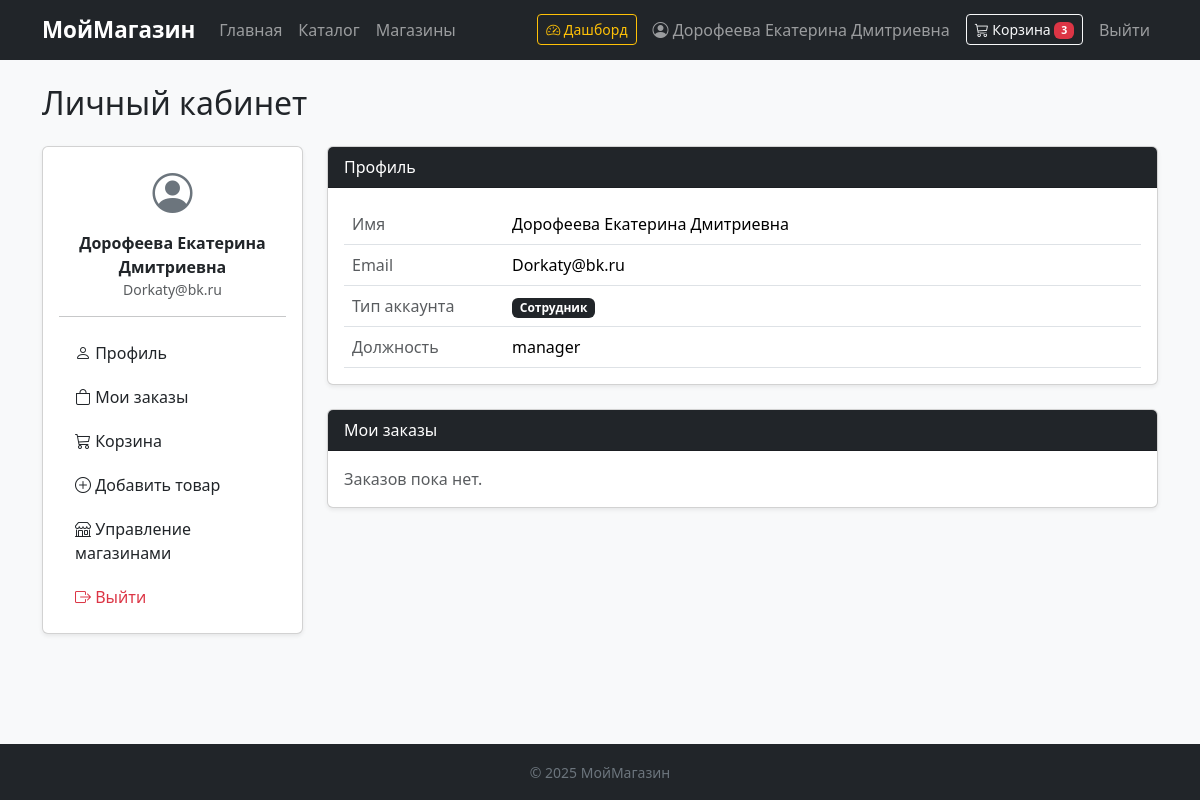
Before: /account (signed in) with the older database file.
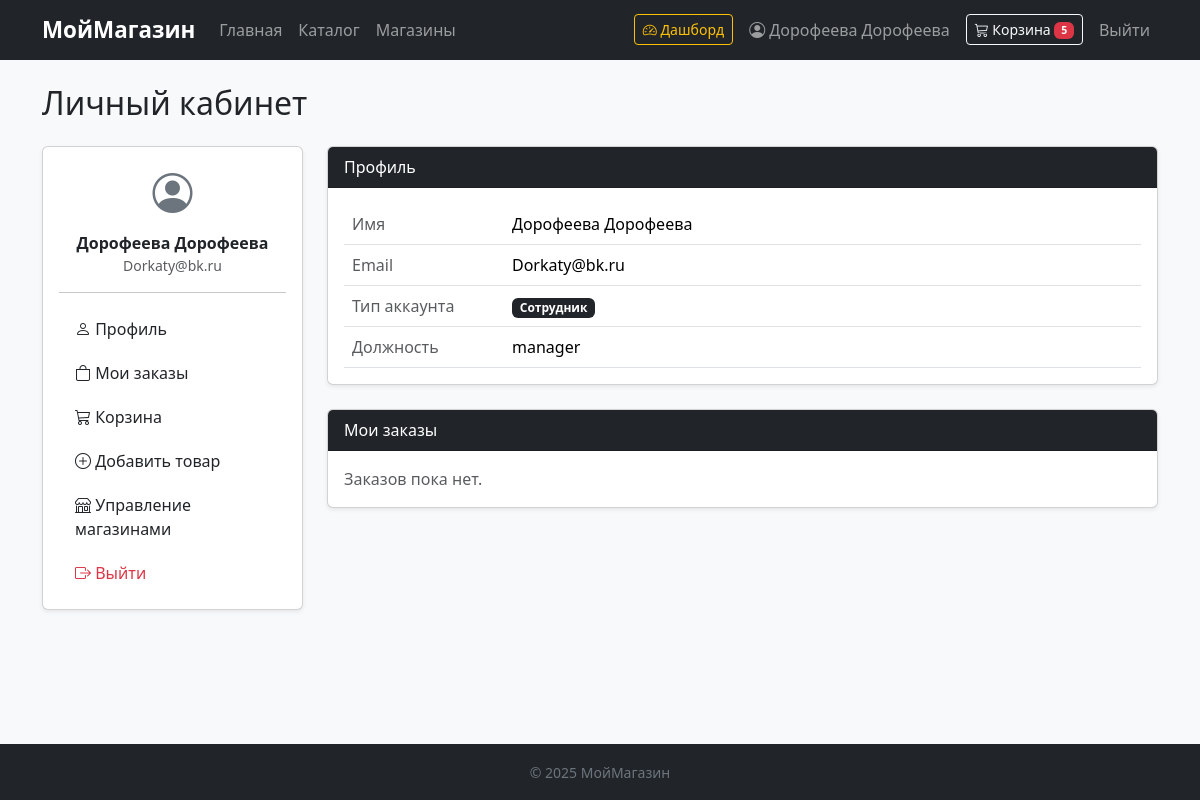
After: the same page with the newer database file.
### data/users.py (models this page shows, shortened)
class User(SqlAlchemyBase, UserMixin):
    __tablename__ = 'users'
    id = Column(Integer, primary_key=True, autoincrement=True)
    name = Column(String, nullable=True)
    email = Column(String, index=True, unique=True, nullable=True)
    hashed_password = Column(String, nullable=True)
    role = Column(Enum("admin", "user", "manager", "warehouse", "support", "courier", name="user_roles"), nullable=True)
    created_date = Column(DateTime, default=datetime.datetime.now)

### app.py (the view)
@app.route('/account')
@login_required
def account():
    return render_template('account.html', user=current_user)

### app.py (called while the page is built)
@contextmanager
def session_scope():
    db_sess = db_session.create_session()
    try:
        yield db_sess
    finally:
        db_sess.close()

def cart_count():
    if not current_user.is_authenticated:
        return 0
    with session_scope() as db_sess:
        items = db_sess.query(Cart).filter(Cart.user_id == current_user.id).all()
        return sum(item.quantity for item in items)

@app.context_processor
def inject_cart_count():
    return dict(cart_count=cart_count())

@login_manager.user_loader
def load_user(user_id):
    with session_scope() as db_sess:
        return db_sess.get(User, user_id)

### data/db_session.py (called while the page is built)
def create_session() -> Session:
    global __factory
    return __factory()

### templates/account.html (shortened to what this page needs)
{% extends 'base.html' %}
{% block content %}
<h2 class="mb-4">Личный кабинет</h2>
<div class="row g-4">
    <div class="col-md-3">
        <div class="card shadow-sm">
            <div class="card-body">
                <div class="text-center mb-3">
                    <i class="bi bi-person-circle fs-1 text-secondary"></i>
                    <p class="fw-bold mt-2 mb-0">{{ user.name }}</p>
                    <p class="text-muted small">{{ user.email }}</p>
                </div>
                <hr>
                <ul class="nav flex-column gap-1">
                    <li><a href="{{ url_for('account') }}" class="nav-link text-dark"><i class="bi bi-person"></i> Профиль</a></li>
                    <li><a href="#" class="nav-link text-dark"><i class="bi bi-bag"></i> Мои заказы</a></li>
                    <li><a href="{{ url_for('cart') }}" class="nav-link text-dark"><i class="bi bi-cart3"></i> Корзина</a></li>
                    {% if user.role in ["admin", "manager", "warehouse"] %}
                    <li><a href="{{ url_for('add_product') }}" class="nav-link text-dark"><i class="bi bi-plus-circle"></i> Добавить товар</a></li>
                    <li><a href="{{ url_for('stores') }}" class="nav-link text-dark"><i class="bi bi-shop"></i> Управление магазинами</a></li>
                    {% endif %}
                    <li><a href="{{ url_for('logout') }}" class="nav-link text-danger"><i class="bi bi-box-arrow-right"></i> Выйти</a></li>
                </ul>
            </div>
        </div>
    </div>
    <div class="col-md-9">
        <div class="card shadow-sm mb-4">
            <div class="card-header bg-dark text-white">Профиль</div>
            <div class="card-body">
                <table class="table mb-0">
                    <tr>
                        <td class="text-muted" style="width:160px;">Имя</td>
                        <td>{{ user.name or '—' }}</td>
                    </tr>
                    <tr>
                        <td class="text-muted">Email</td>
                        <td>{{ user.email }}</td>
                    </tr>
                    <tr>
                        <td class="text-muted">Тип аккаунта</td>
                        <td>
                            {% if user.role == 'user' %}
                            <span class="badge bg-secondary">Покупатель</span>
                            {% else %}
                            <span class="badge bg-dark">Сотрудник</span>
                            {% endif %}
                        </td>
                    </tr>
                    {% if user.role != 'user' %}
                    <tr>
                        <td class="text-muted">Должность</td>
                        <td>{{ user.role }}</td>
                    </tr>
                    {% endif %}
                </table>
            </div>
        </div>
        <div class="card shadow-sm">
            <div class="card-header bg-dark text-white">Мои заказы</div>
            <div class="card-body text-muted">Заказов пока нет.</div>
        </div>
    </div>
</div>
{% endblock %}

### templates/base.html (shortened to what this page needs)
<!DOCTYPE html>
<html lang="ru">
<head>
    <link href="https://cdn.jsdelivr.net/npm/bootstrap@5.3.3/dist/css/bootstrap.min.css" rel="stylesheet">
    <link href="https://cdn.jsdelivr.net/npm/bootstrap-icons@1.11.3/font/bootstrap-icons.css" rel="stylesheet">
</head>
<body class="bg-light">
<nav class="navbar navbar-expand-lg navbar-dark bg-dark">
    <div class="container">
        <a class="navbar-brand" href="{{ url_for('index') }}">МойМагазин</a>
        <div class="collapse navbar-collapse" id="navMenu">
            <ul class="navbar-nav me-auto">
                <li class="nav-item"><a class="nav-link" href="{{ url_for('index') }}">Главная</a></li>
                <li class="nav-item"><a class="nav-link" href="{{ url_for('catalog') }}">Каталог</a></li>
                <li class="nav-item"><a class="nav-link" href="{{ url_for('stores') }}">Магазины</a></li>
            </ul>
            <ul class="navbar-nav align-items-center gap-2">
                {% if current_user.is_authenticated %}
                    {% if current_user.role in ["admin", "manager", "warehouse", "support", "courier"] %}
                    <li class="nav-item">
                        <a class="btn btn-sm btn-outline-warning" href="{{ url_for('dashboard') }}">
                            <i class="bi bi-speedometer2"></i> Дашборд
                        </a>
                    </li>
                    {% endif %}
                    <li class="nav-item">
                        <a class="nav-link" href="{{ url_for('account') }}">
                            <i class="bi bi-person-circle"></i> {{ current_user.name }}
                        </a>
                    </li>
                    <li class="nav-item">
                        <a class="btn btn-sm btn-outline-light" href="{{ url_for('cart') }}">
                            <i class="bi bi-cart3"></i> Корзина
                            {% if cart_count > 0 %}
                            <span class="badge bg-danger">{{ cart_count }}</span>
                            {% endif %}
                        </a>
                    </li>
                    <li class="nav-item">
                        <a class="nav-link" href="{{ url_for('logout') }}">Выйти</a>
                    </li>
                {% else %}
                    <li class="nav-item"><a class="nav-link" href="{{ url_for('login') }}">Войти</a></li>
                    <li class="nav-item">
                        <a class="btn btn-sm btn-outline-light" href="{{ url_for('register') }}">Регистрация</a>
                    </li>
                {% endif %}
            </ul>
        </div>
    </div>
</nav>
<main class="container my-4">
    {% block content %}{% endblock %}
</main>
<footer class="bg-dark text-secondary text-center py-3 mt-5">
    <small>&copy; 2025 МойМагазин</small>
</footer>
</body>
</html>

Changed rows visible on the page:
changed User "Dorkaty@bk.ru": name "Дорофеева Екатерина Дмитриевна" → "Дорофеева Дорофеева"
Other visible differences:
{{ cart_count }}: "3" → "5"
